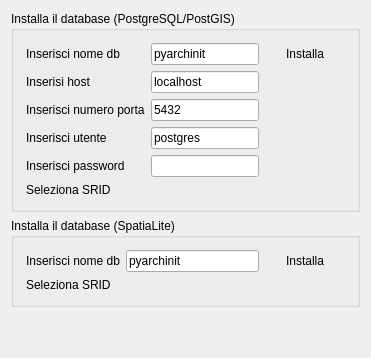
     <widget class="QWidget" name="tab_2">
      <attribute name="title">
       <string>Installazione DB</string>
      </attribute>
      <layout class="QGridLayout" name="gridLayout_9">
       <item row="0" column="0">
        <widget class="QgsCollapsibleGroupBox" name="groupBox">
         <property name="title">
          <string>Installa il database (PostgreSQL/PostGIS)</string>
         </property>
         <layout class="QGridLayout" name="gridLayout_7">
          <property name="leftMargin">
           <number>12</number>
          </property>
          <property name="topMargin">
           <number>12</number>
          </property>
          <property name="rightMargin">
           <number>12</number>
          </property>
          <property name="bottomMargin">
           <number>12</number>
          </property>
          <item row="0" column="0">
           <layout class="QGridLayout" name="gridLayout_3">
            <item row="4" column="0">
             <widget class="QLabel" name="label_32">
              <property name="toolTip">
               <string>&lt;html&gt;&lt;head/&gt;&lt;body&gt;&lt;p&gt;&lt;span style=&quot; font-size:10pt;&quot;&gt;puoi inserire il numero di porta differente&lt;/span&gt;&lt;/p&gt;&lt;/body&gt;&lt;/html&gt;</string>
              </property>
              <property name="text">
               <string>Inserisci password</string>
              </property>
             </widget>
            </item>
            <item row="2" column="1">
             <widget class="QLineEdit" name="lineEdit_port_db">
              <property name="text">
               <string>5432</string>
              </property>
              <property name="placeholderText">
               <string>port (5432)</string>
              </property>
             </widget>
            </item>
            <item row="0" column="3">
             <widget class="QPushButton" name="pushButton_crea_database">
              <property name="enabled">
               <bool>true</bool>
              </property>
              <property name="text">
               <string>Installa</string>
              </property>
              <property name="icon">
               <iconset resource="../../resources/resources.qrc">
                <normaloff>:/icons/install_db.png</normaloff>:/icons/install_db.png</iconset>
              </property>
              <property name="flat">
               <bool>true</bool>
              </property>
             </widget>
            </item>
            <item row="5" column="0">
             <widget class="QLabel" name="label_8">
              <property name="text">
               <string>Seleziona SRID</string>
              </property>
             </widget>
            </item>
            <item row="3" column="0">
             <widget class="QLabel" name="label_31">
              <property name="toolTip">
               <string>&lt;html&gt;&lt;head/&gt;&lt;body&gt;&lt;p&gt;&lt;span style=&quot; font-size:10pt;&quot;&gt;puoi inserire il numero di porta differente&lt;/span&gt;&lt;/p&gt;&lt;/body&gt;&lt;/html&gt;</string>
              </property>
              <property name="text">
               <string>Inserisci utente</string>
              </property>
             </widget>
            </item>
            <item row="5" column="1">
             <widget class="QgsProjectionSelectionWidget" name="selectorCrsWidget"/>
            </item>
            <item row="2" column="0">
             <widget class="QLabel" name="label_15">
              <property name="toolTip">
               <string>&lt;html&gt;&lt;head/&gt;&lt;body&gt;&lt;p&gt;&lt;span style=&quot; font-size:10pt;&quot;&gt;puoi inserire il numero di porta differente&lt;/span&gt;&lt;/p&gt;&lt;/body&gt;&lt;/html&gt;</string>
              </property>
              <property name="text">
               <string>Inserisci numero porta</string>
              </property>
             </widget>
            </item>
            <item row="3" column="1">
             <widget class="QLineEdit" name="lineEdit_db_user">
              <property name="text">
               <string>postgres</string>
              </property>
              <property name="placeholderText">
               <string>user</string>
              </property>
             </widget>
            </item>
            <item row="0" column="1">
             <widget class="QLineEdit" name="lineEdit_dbname">
              <property name="inputMethodHints">
               <set>Qt::ImhNone</set>
              </property>
              <property name="text">
               <string>pyarchinit</string>
              </property>
              <property name="dragEnabled">
               <bool>false</bool>
              </property>
              <property name="readOnly">
               <bool>false</bool>
              </property>
              <property name="placeholderText">
               <string>db name</string>
              </property>
             </widget>
            </item>
            <item row="0" column="0">
             <widget class="QLabel" name="label_12">
              <property name="toolTip">
               <string>&lt;html&gt;&lt;head/&gt;&lt;body&gt;&lt;p&gt;&lt;span style=&quot; font-size:10pt;&quot;&gt;Puoi inserire un nome differente da quello presente&lt;/span&gt;&lt;/p&gt;&lt;/body&gt;&lt;/html&gt;</string>
              </property>
              <property name="text">
               <string>Inserisci nome db</string>
              </property>
             </widget>
            </item>
            <item row="1" column="1">
             <widget class="QLineEdit" name="lineEdit_db_host">
              <property name="text">
               <string>localhost</string>
              </property>
              <property name="placeholderText">
               <string>host</string>
              </property>
             </widget>
            </item>
            <item row="1" column="0">
             <widget class="QLabel" name="label_6">
              <property name="text">
               <string>Inserisi host</string>
              </property>
             </widget>
            </item>
            <item row="4" column="1">
             <widget class="QgsPasswordLineEdit" name="lineEdit_db_passwd">
              <property name="showLockIcon">
               <bool>true</bool>
              </property>
             </widget>
            </item>
           </layout>
          </item>
         </layout>
        </widget>
       </item>
       <item row="1" column="0">
        <widget class="QgsCollapsibleGroupBox" name="groupBox_2">
         <property name="title">
          <string>Installa il database (SpatiaLite)</string>
         </property>
         <layout class="QGridLayout" name="gridLayout_8">
          <property name="leftMargin">
           <number>12</number>
          </property>
          <property name="topMargin">
           <number>12</number>
          </property>
          <property name="rightMargin">
           <number>12</number>
          </property>
          <property name="bottomMargin">
           <number>12</number>
          </property>
          <item row="0" column="0">
           <layout class="QGridLayout" name="gridLayout_5">
            <item row="1" column="1">
             <widget class="QgsProjectionSelectionWidget" name="selectorCrsWidget_sl"/>
            </item>
            <item row="0" column="3">
             <widget class="QPushButton" name="pushButton_crea_database_sl">
              <property name="enabled">
               <bool>true</bool>
              </property>
              <property name="text">
               <string>Installa</string>
              </property>
              <property name="icon">
               <iconset resource="../../resources/resources.qrc">
                <normaloff>:/icons/install_db.png</normaloff>:/icons/install_db.png</iconset>
              </property>
              <property name="flat">
               <bool>true</bool>
              </property>
             </widget>
            </item>
            <item row="0" column="1">
             <widget class="QLineEdit" name="lineEdit_dbname_sl">
              <property name="inputMethodHints">
               <set>Qt::ImhNone</set>
              </property>
              <property name="text">
               <string>pyarchinit</string>
              </property>
              <property name="dragEnabled">
               <bool>false</bool>
              </property>
              <property name="readOnly">
               <bool>false</bool>
              </property>
              <property name="placeholderText">
               <string>db name</string>
              </property>
             </widget>
            </item>
            <item row="0" column="0">
             <widget class="QLabel" name="label_14">
              <property name="toolTip">
               <string>&lt;html&gt;&lt;head/&gt;&lt;body&gt;&lt;p&gt;&lt;span style=&quot; font-size:10pt;&quot;&gt;Puoi inserire un nome differente da quello presente&lt;/span&gt;&lt;/p&gt;&lt;/body&gt;&lt;/html&gt;</string>
              </property>
              <property name="text">
               <string>Inserisci nome db</string>
              </property>
             </widget>
            </item>
            <item row="1" column="0">
             <widget class="QLabel" name="label_13">
              <property name="text">
               <string>Seleziona SRID</string>
              </property>
             </widget>
            </item>
           </layout>
          </item>
         </layout>
        </widget>
       </item>
       <item row="2" column="0">
        <spacer name="verticalSpacer_2">
         <property name="orientation">
          <enum>Qt::Vertical</enum>
         </property>
         <property name="sizeHint" stdset="0">
          <size>
           <width>20</width>
           <height>40</height>
          </size>
         </property>
        </spacer>
       </item>
      </layout>
     </widget>
